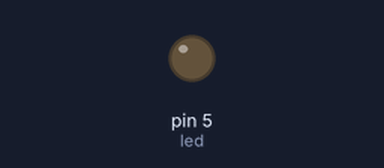
A sketch run on a simulated Arduino Uno, built with avr-gcc and run on an emulated ATmega328P. On the bench: output pins drawn as LEDs (lit = HIGH).

Above: at 0.15 s.
At 33.7 s:
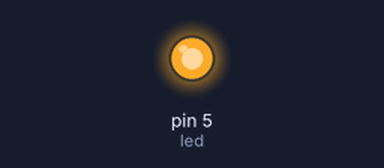
Timing chart, 0 to 35.6 s (numbered marks = the images above):
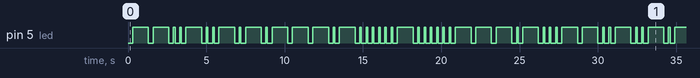

The sketch:

blinkMessageInMorse.ino
```cpp
const int led = 5;  // you can change this as any value
const int highShort = 100;
const int highLong = 1000;
const int lowInterval = 300;

void blink(int led, int length);

void setup() {
  pinMode(led, OUTPUT);
}

void loop() {
  // set message you want to make blink
  char message[] = "MERRYCHRISTMAS";

  // blink differently per each character
  for (int i=0; i< (sizeof message); i++) {
    char character = message[i];

    // switch blink pattern A-Z(a-z) and 0-9 in Morse
    switch (character) {
    case 'A':
    case 'a':
      blink(led, 1, highShort, lowInterval);
      blink(led, 1, highLong, lowInterval);
      break;
    case 'B':
    case 'b':
      blink(led, 1, highLong, lowInterval);
      blink(led, 3, highShort, lowInterval);
      break;
    case 'C':
    case 'c':
      blink(led, 1, highLong, lowInterval);
      blink(led, 1, highShort, lowInterval);
      blink(led, 1, highLong, lowInterval);
      blink(led, 1, highShort, lowInterval);
      break;
    case 'D':
    case 'd':
      blink(led, 1, highLong, lowInterval);
      blink(led, 2, highShort, lowInterval);
      break;
    case 'E':
    case 'e':
      blink(led, 1, highShort, lowInterval);
      break;
    case 'F':
    case 'f':
      blink(led, 2, highShort, lowInterval);
      blink(led, 1, highLong, lowInterval);
      blink(led, 1, highShort, lowInterval);
      break;
    case 'G':
    case 'g':
      blink(led, 2, highLong, lowInterval);
      blink(led, 1, highShort, lowInterval);
      break;
    case 'H':
    case 'h':
      blink(led, 4, highShort, lowInterval);
      break;
    case 'I':
    case 'i':
      blink(led, 2, highShort, lowInterval);
      break;
    case 'J':
    case 'j':
      blink(led, 1, highShort, lowInterval);
      blink(led, 3, highLong, lowInterval);
      break;
    case 'K':
    case 'k':
      blink(led, 1, highLong, lowInterval);
      blink(led, 1, highShort, lowInterval);
      blink(led, 1, highLong, lowInterval);
      break;
    case 'L':
    case 'l':
      blink(led, 1, highShort, lowInterval);
      blink(led, 1, highLong, lowInterval);
      blink(led, 2, highShort, lowInterval);
      break;
    case 'M':
    case 'm':
      blink(led, 2, highLong, lowInterval);
      break;
    case 'N':
    case 'n':
      blink(led, 1, highLong, lowInterval);
      blink(led, 1, highShort, lowInterval);
      break;
    case 'O':
    case 'o':
      blink(led, 3, highLong, lowInterval);
      break;
    case 'P':
    case 'p':
      blink(led, 1, highShort, lowInterval);
      blink(led, 2, highLong, lowInterval);
      blink(led, 1, highShort, lowInterval);
      break;
    case 'Q':
    case 'q':
      blink(led, 2, highLong, lowInterval);
      blink(led, 1, highShort, lowInterval);
      blink(led, 1, highLong, lowInterval);
      break;
    case 'R':
    case 'r':
      blink(led, 1, highShort, lowInterval);
      blink(led, 1, highLong, lowInterval);
      blink(led, 1, highShort, lowInterval);
      break;
    case 'S':
    case 's':
      blink(led, 3, highShort, lowInterval);
      break;
    case 'T':
    case 't':
      blink(led, 1, highLong, lowInterval);
      break;
    case 'U':
    case 'u':
      blink(led, 2, highShort, lowInterval);
      blink(led, 1, highLong, lowInterval);
      break;
    case 'V':
    case 'v':
      blink(led, 3, highShort, lowInterval);
      blink(led, 1, highLong, lowInterval);
      break;
    case 'W':
    case 'w':
      blink(led, 1, highShort, lowInterval);
      blink(led, 2, highLong, lowInterval);
      break;
    case 'X':
    case 'x':
      blink(led, 1, highLong, lowInterval);
      blink(led, 2, highShort, lowInterval);
      blink(led, 1, highLong, lowInterval);
      break;
    case 'Y':
    case 'y':
      blink(led, 1, highLong, lowInterval);
      blink(led, 1, highShort, lowInterval);
      blink(led, 2, highLong, lowInterval);
      break;
    case 'Z':
    case 'z':
      blink(led, 2, highLong, lowInterval);
      blink(led, 2, highShort, lowInterval);
      break;
    case '1':
      blink(led, 1, highShort, lowInterval);
      blink(led, 4, highLong, lowInterval);
      break;
    case '2':
      blink(led, 2, highShort, lowInterval);
      blink(led, 3, highLong, lowInterval);
      break;
    case '3':
      blink(led, 3, highShort, lowInterval);
      blink(led, 2, highLong, lowInterval);
      break;
    case '4':
      blink(led, 4, highShort, lowInterval);
      blink(led, 1, highLong, lowInterval);
      break;
    case '5':
      blink(led, 5, highShort, lowInterval);
      break;
    case '6':
      blink(led, 1, highLong, lowInterval);
      blink(led, 4, highShort, lowInterval);
      break;
    case '7':
      blink(led, 2, highLong, lowInterval);
      blink(led, 3, highShort, lowInterval);
      break;
    case '8':
      blink(led, 3, highLong, lowInterval);
      blink(led, 2, highShort, lowInterval);
      break;
    case '9':
      blink(led, 4, highLong, lowInterval);
      blink(led, 1, highShort, lowInterval);
      break;
    case '0':
      blink(led, 5, highLong, lowInterval);
      break;
    default:
      break;
  }

  }

}

// blink function sets led on and off for defined times and intervals
void blink(int led, int count, long highInterval, long lowInterval) {
  int ledState = LOW;
  long previousMillis = 0;

  while (count > -1) {
    /*
     * codes below are from https://www.arduino.cc/en/Tutorial/BlinkWithoutDelay
     * created and modified by David A. Mellis and Scott Fitzgerald
     */
    long currentMillis = millis();

    if (ledState == LOW) {
      if (currentMillis - previousMillis >= lowInterval) {  // set LED off for lowInterval
        previousMillis = currentMillis;
        ledState = HIGH;
        digitalWrite(led, ledState);
        count--;
      }
    }
    else {
      if (currentMillis - previousMillis >= highInterval) { // set LED on for highinterval
        previousMillis = currentMillis;
        ledState = LOW;
        digitalWrite(led, ledState);
      }
    }
  }
}
```

Measured:
- by itself, pin 5 (led): moves between LOW and HIGH, repeating every 27.4 s
- by itself, everything shown: repeats every 27.4 s, in 74 steps
